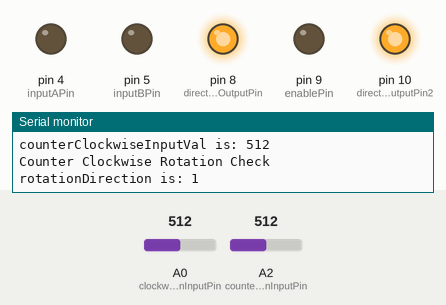
A sketch run on a simulated Arduino Uno, built with avr-gcc and run on an emulated ATmega328P. Shown: output pins drawn as LEDs (lit = HIGH), the last lines printed to the serial monitor. The test bench sets the inputs (shaded band); at power-on: A0 (clockwiseDirectionButtonInputPin) = 512, A2 (counterClockwiseDirectionButtonInputPin) = 512.

Above: at 1.2 s.
1.3 s: A0 (clockwiseDirectionButtonInputPin) set to 956
3.5 s: A0 (clockwiseDirectionButtonInputPin) set to 981
At 4.7 s:
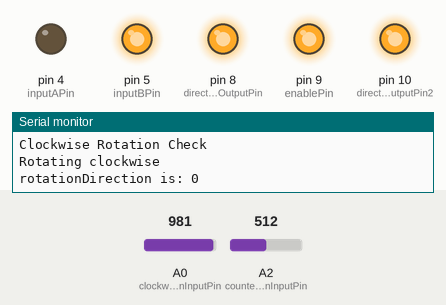
5.0 s: A2 (counterClockwiseDirectionButtonInputPin) set to 962
6.5 s: A2 (counterClockwiseDirectionButtonInputPin) set to 988
At 7.5 s:
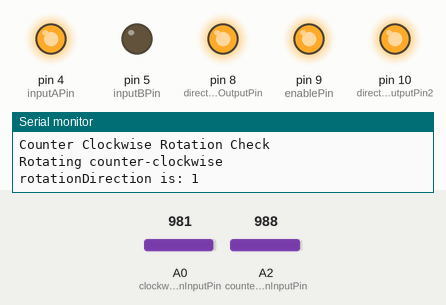
8.4 s: A2 (counterClockwiseDirectionButtonInputPin) set to 960
At 9.8 s:
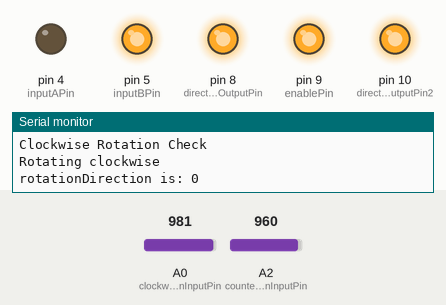
10.1 s: A0 (clockwiseDirectionButtonInputPin) set to 960
At 11.5 s:
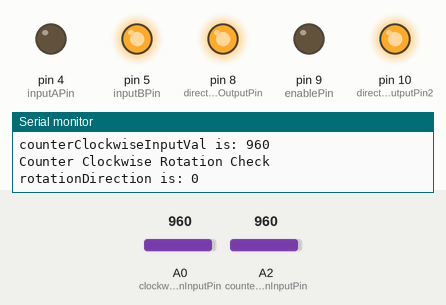
Timing chart, 0 to 12.7 s (numbered marks = the images above; inputs shaded):
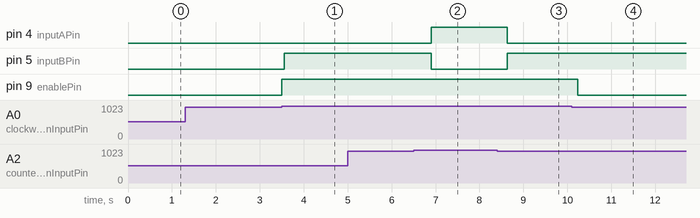

The sketch:

winchLifter.ino
```cpp
const int enablePin = 9;
const int inputAPin = 4;
const int inputBPin = 5;
const int directionButtonOutputPin = 8;
const int directionButtonOutputPin2 = 10;
const int clockwiseDirectionButtonInputPin = A0;
const int counterClockwiseDirectionButtonInputPin = A2;
const int maxAnalogInputForNoPress = 970;

enum RotationDirection {
  CLOCKWISE,
  COUNTER_CLOCKWISE
};

RotationDirection rotationDirection = COUNTER_CLOCKWISE;

void setup() {
  Serial.begin(9600);
  setupEnablePin();
  setupDirectionSwitch();
}

void loop() {
  setRotationFromInputs();
  setRotationDirectionFromDirectionButton();
  Serial.println();
  delay(250);
}

void setRotationDirectionFromDirectionButton(){
  int clockwiseInputVal = analogRead(clockwiseDirectionButtonInputPin);
  int counterClockwiseInputVal = analogRead(counterClockwiseDirectionButtonInputPin);
  Serial.println("clockwiseInputVal is: " + (String) clockwiseInputVal);
  Serial.println("counterClockwiseInputVal is: " + (String) counterClockwiseInputVal);

  if(clockwiseInputVal > counterClockwiseInputVal){
    rotateClockwiseDependingOnDirectionButtonState(clockwiseInputVal);
  } else {
    rotateCounterClockwiseDependingOnDirectionButtonState(counterClockwiseInputVal);
  }

  Serial.println("rotationDirection is: " + (String) rotationDirection);
}

void rotateClockwiseDependingOnDirectionButtonState(int clockwiseInputVal){
  Serial.println("Clockwise Rotation Check");
  if(clockwiseInputVal > maxAnalogInputForNoPress){
    Serial.println("Rotating clockwise");
    rotateClockwise();
  }
}

void rotateCounterClockwiseDependingOnDirectionButtonState(int counterClockwiseInputVal){
  Serial.println("Counter Clockwise Rotation Check");
  if(counterClockwiseInputVal > maxAnalogInputForNoPress){
    Serial.println("Rotating counter-clockwise");
    rotateCounterClockwise();
  }
}

void rotateClockwise() {
  pinMode(inputAPin, OUTPUT);
  digitalWrite(inputAPin, LOW);

  pinMode(inputBPin, OUTPUT);
  digitalWrite(inputBPin, HIGH);

  rotationDirection = CLOCKWISE;
}

void rotateCounterClockwise() {
  pinMode(inputAPin, OUTPUT);
  digitalWrite(inputAPin, HIGH);

  pinMode(inputBPin, OUTPUT);
  digitalWrite(inputBPin, LOW);

  rotationDirection = COUNTER_CLOCKWISE;
}

void setupDirectionSwitch() {
  pinMode(directionButtonOutputPin, OUTPUT);
  digitalWrite(directionButtonOutputPin, HIGH);
  pinMode(directionButtonOutputPin2, OUTPUT);
  digitalWrite(directionButtonOutputPin2, HIGH);
}

void setRotationFromInputs(){
  int clockwiseInputVal = analogRead(clockwiseDirectionButtonInputPin);
  int counterClockwiseInputVal = analogRead(counterClockwiseDirectionButtonInputPin);
  if(clockwiseInputVal > maxAnalogInputForNoPress || counterClockwiseInputVal > maxAnalogInputForNoPress){
    startRotation();
  } else{
    stopRotation();
  }
}

void setupEnablePin() {
  pinMode(enablePin, OUTPUT);
}

void startRotation() {
  Serial.println("Rotation");
  digitalWrite(enablePin, HIGH);
}

void stopRotation(){
  Serial.println("No rotation");
  digitalWrite(enablePin, LOW);
}
```

Measured:
- the behaviour switches between 970 and 971 on A0 (clockwiseDirectionButtonInputPin) (found by bisection; images 0 and 1)
- the behaviour switches between 980 and 981 on A2 (counterClockwiseDirectionButtonInputPin) (found by bisection; images 1 and 2)
- after the input at 3.5 s, pin 5 (inputBPin): LOW → HIGH after 0.06 s; pin 9 (enablePin): LOW → HIGH at once
- after the input at 6.5 s, pin 4 (inputAPin): LOW → HIGH after 0.40 s; pin 5 (inputBPin): HIGH → LOW after 0.40 s
- after the input at 8.4 s, pin 4 (inputAPin): HIGH → LOW after 0.23 s; pin 5 (inputBPin): LOW → HIGH after 0.23 s
- after the input at 10.1 s, pin 9 (enablePin): HIGH → LOW after 0.14 s
